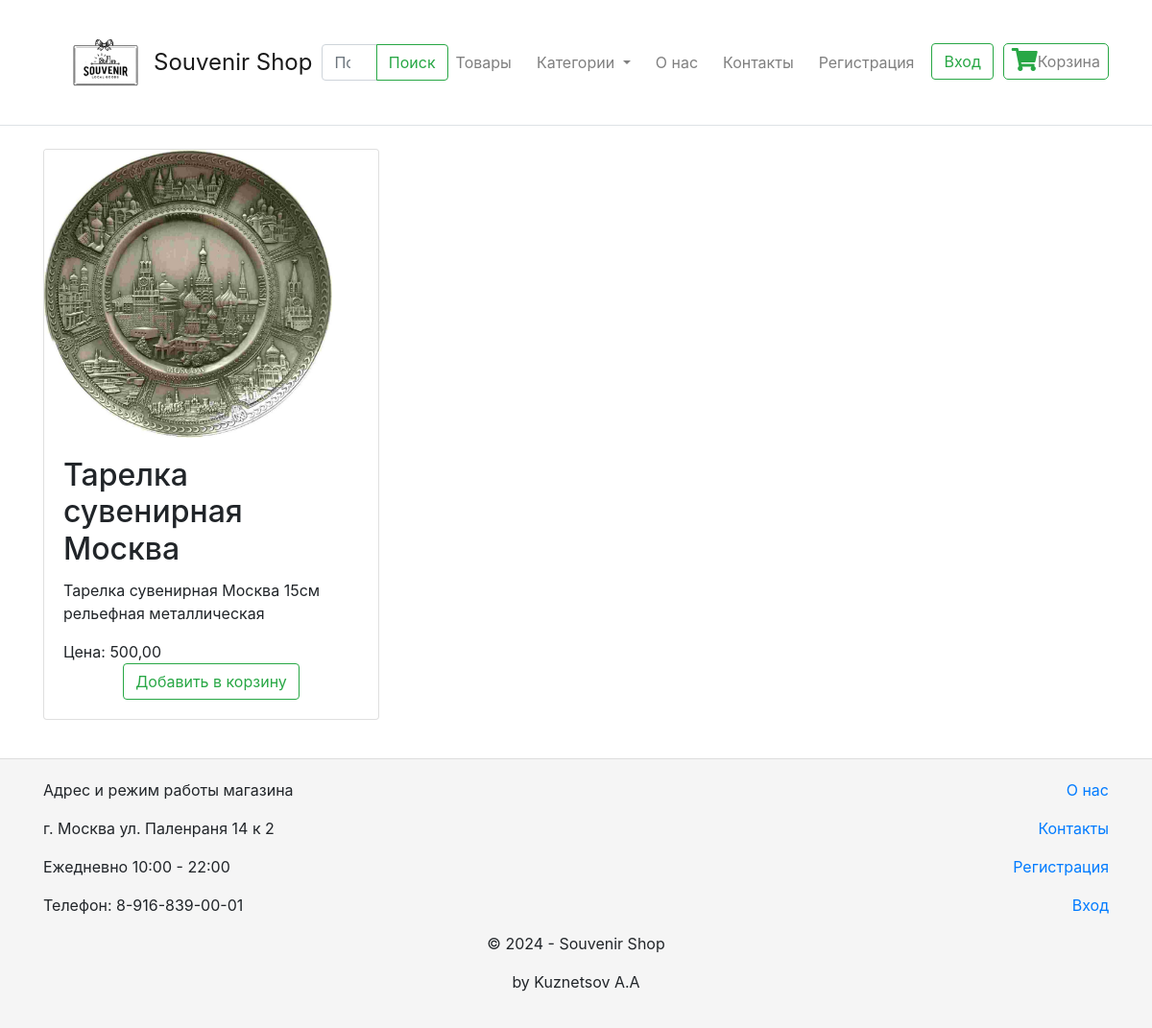
Page /shop/category/Tarelki/ on the committed database.
### shop/models.py (models this page shows, shortened)
class Product(models.Model):
    title = models.CharField(max_length=255, verbose_name='Название товара')
    slug = models.SlugField(max_length=150, verbose_name='slug', unique=True)
    description = models.TextField(verbose_name='Описание товара')
    category = TreeForeignKey('ProductCategory', on_delete=models.PROTECT, default=1,
                              related_name='products', verbose_name='Категория товара')
    sku = models.CharField(max_length=255, verbose_name='Артикул')
    barcode = models.CharField(verbose_name='Штрихкод', max_length=255, blank=True)
    manufacturer = models.CharField(verbose_name='Компания-производитель', max_length=255, blank=True)
    manufacturer_countries = models.CharField(max_length=255, verbose_name='Страна-производитель', blank=True)
    vendor = models.CharField(max_length=255, verbose_name='Производитель', blank=True)
    vendor_code = models.CharField(max_length=255, verbose_name='Артикул производителя', blank=True)
    length = models.DecimalField(max_digits=10, decimal_places=2, verbose_name='Длина (см.)', null=True, blank=True)
    width = models.DecimalField(max_digits=10, decimal_places=2, verbose_name='Ширина (см.)', null=True, blank=True)
    height = models.DecimalField(max_digits=10, decimal_places=2, verbose_name='Высота (см.)', null=True, blank=True)
    weight = models.DecimalField(max_digits=10, decimal_places=2, verbose_name='Вес (г.)', null=True, blank=True)
    price = models.DecimalField(max_digits=20, decimal_places=2, verbose_name='Цена', default=1,
                                validators=[MinValueValidator(0)])
    sale_price = models.DecimalField(max_digits=20, decimal_places=2, verbose_name='Цена со скидкой',
                                     null=True, blank=True, validators=[MinValueValidator(0)])
    quantity = models.IntegerField(verbose_name='Количество товара', default=0, null=True)
    supplier = models.ForeignKey('Supplier', verbose_name='Поставщик', on_delete=models.CASCADE, null=True, blank=True)
    supplier_sku = models.IntegerField(verbose_name='Артикул у поставщика', default=0, null=True)
    supplier_url = models.URLField(verbose_name='URL', blank=True)
    supplier_price = models.IntegerField(verbose_name='Цена у поставщика', default=0, null=True,
                                         validators=[MinValueValidator(0)])
    supplier_quantity = models.IntegerField(verbose_name='Количество товара у поставщика', default=0, null=True)
    publish = models.BooleanField(verbose_name='Опубликовано', default=True)
    author = models.ForeignKey(User, verbose_name='Автор', on_delete=models.CASCADE, default=1)
    created = models.DateTimeField(verbose_name='Дата создания', auto_now_add=True)
    updated = models.DateTimeField(verbose_name='Дата обновления', auto_now=True)
    image = models.ImageField(upload_to='products/', verbose_name='Изображение', null=True, blank=True)
    class Meta:
        ordering = ['pk']
        verbose_name = 'Товар'
        verbose_name_plural = 'Товары'

### shop/views.py (the view)
# urls.py: path('category/<slug:slug>/', category_detail, name='product-by-category'),
def category_detail(request, slug):
    category = get_object_or_404(ProductCategory, slug=slug)
    products = Product.objects.filter(category=category, publish=True)
    categories = ProductCategory.objects.all()
    return render(request, 'category_detail.html', {'category': category, 'products': products, 'categories': categories})

### shop/context_processors.py (called while the page is built)
def categories(request):
    return {'categories': ProductCategory.objects.all()}

### shop/models.py (called while the page is built)
    def get_absolute_url(self):
        return reverse('shop:product-by-category', args=[str(self.slug)])

### templates/category_detail.html (shortened to what this page needs)
{% extends "base.html" %}
{% block content %}
    <div class="row">
        {% for product in products %}
            <div class="col-md-4 mb-4">
                <div class="card h-100">
                    {% if product.image %}
                        <img src="{{ product.image.url }}" alt="{{ product.title }}" class="card-img-top">
                    {% endif %}
                    <div class="card-body d-flex flex-column justify-content-between">
                        <div>
                            <h2 class="card-title">{{ product.title }}</h2>
                            <p class="card-text">{{ product.description }}</p>
                            <p class="card-text">Цена: {{ product.price }}</p>
                        </div>
                        <div class="text-center">
                            <form action="{% url 'shop:add_to_cart' product.id %}" method="post">
                                <button type="submit" class="btn btn-outline-success">Добавить в корзину</button>
                            </form>
                        </div>
                    </div>
                </div>
            </div>
        {% endfor %}
    </div>
{% endblock %}

### templates/base.html (style rules this page uses)
.card-img-top { width: 300px; height: 300px; object-fit: cover; }
html, body { height: 100%; margin: 0; padding: 0; }
.btn-outline-success { height: 38px; }

### rows in the picture
Product: image (picture), title "Тарелка сувенирная Москва", description "Тарелка сувенирная Москва 15см рельефная металлическая", price "500,00"
